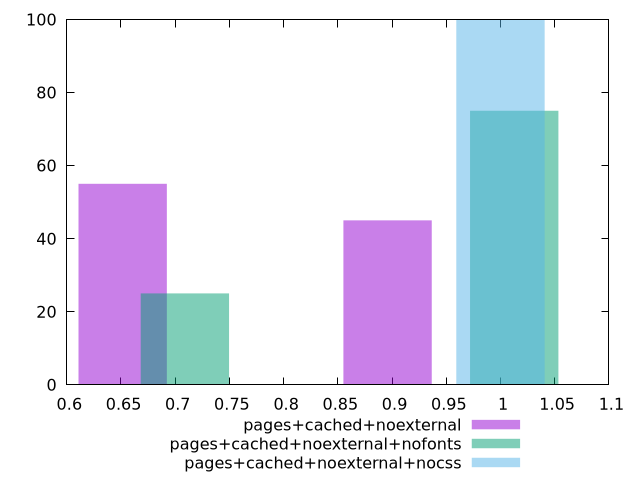

This figure's gnuplot source:
$_pagesCachedNoexternal <<EOF
0.8958520099543271 45
0.6515287345122379 55
EOF
$_pagesCachedNoexternalNofonts <<EOF
1.0126873937523042 75
0.708881175626613 25
EOF
$_pagesCachedNoexternalNocss <<EOF
1 100
EOF
set key outside below
set terminal pngcairo
set output "report_00004_2020-11-02T20-21-41.718Z/render-blocking-resources/render-blocking-resources_pages+cached+noexternal_pages+cached+noexternal+nofonts_pages+cached+noexternal+nocss+hist.png"
set boxwidth 0.08144109181402974
set style fill transparent solid 0.5 noborder
set yrange [0:100]
plot $_pagesCachedNoexternal title "pages+cached+noexternal" with boxes ,$_pagesCachedNoexternalNofonts title "pages+cached+noexternal+nofonts" with boxes ,$_pagesCachedNoexternalNocss title "pages+cached+noexternal+nocss" with boxes ,
